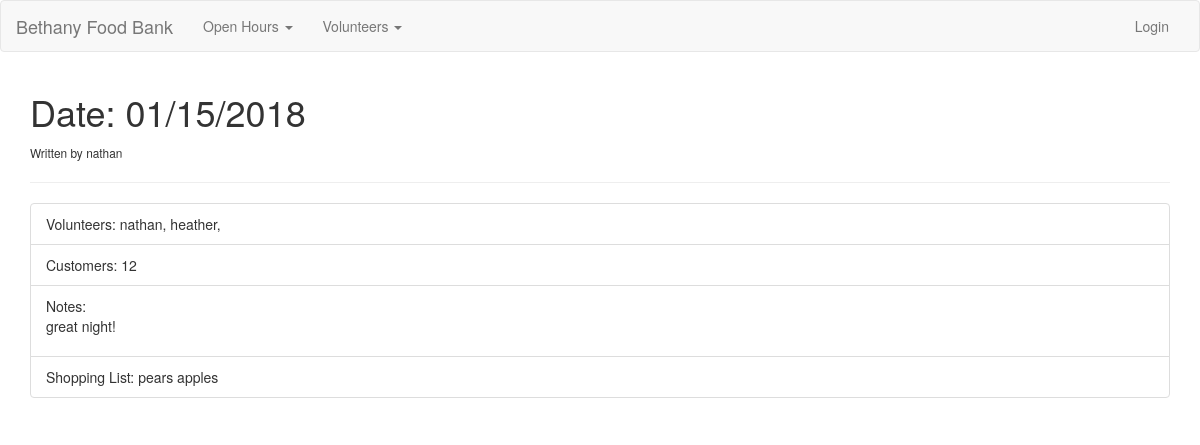
/openhours/1/notes, run on an earlier commit of the app's database.
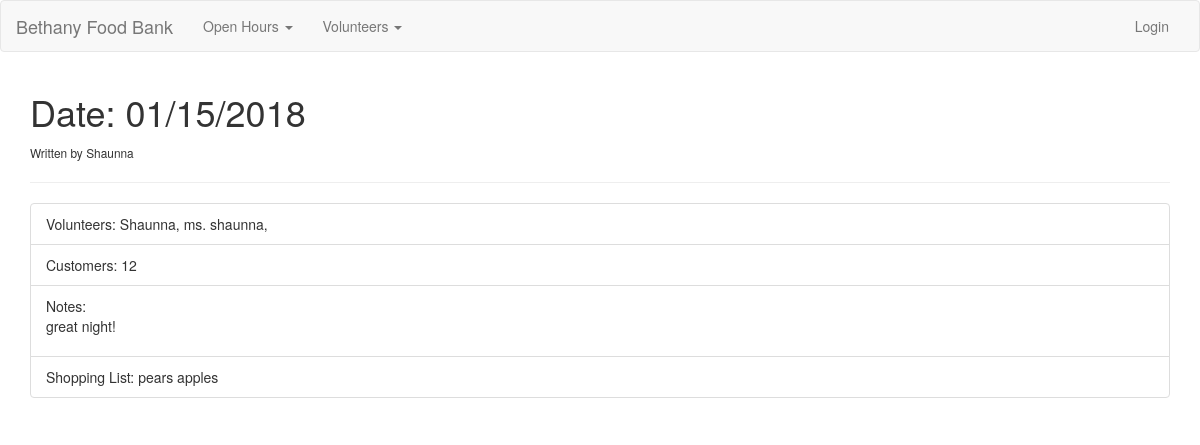
And on a later commit of the database.
### app/models.py (models this page shows, shortened)
class Volunteer(db.Model):
    id = db.Column(db.Integer(), primary_key=True)
    name = db.Column(db.String(100))
    role = db.Column(db.String(50))
    email = db.Column(db.String(255), unique=True, nullable=False)
    openhours = db.relationship('Openhour', secondary=openhour_volunteers, backref='ohvolunteers', lazy='subquery')
    openhour_shoppers = db.relationship('Openhour', secondary=openhour_shoppers, backref='ohshoppers', lazy='subquery')
    notes = db.relationship('Note', backref='openhour', lazy=True)

### app/openhours/views.py (the view)
@openhours_blueprint.route('/<string:id>/notes')
def notes(id):
    openhour = Openhour.query.get(id)
    notes = openhour.notes[0]
    author = Volunteer.query.get(notes.author)
    return render_template('notes.html', notes=notes, openhour=openhour, author=author)

### app/openhours/templates/notes.html
{% extends 'layout.html' %}
{% block body %}
  <h1>Date: {{ openhour.date.strftime('%m/%d/%Y') }}</h1>
  <small>Written by {{ author.name }}</small>
  <hr>
  <div class="">
    <ul class="list-group">
      <li class="list-group-item">Volunteers:
        {% for volunteer in openhour.volunteers %}
          <span>{{volunteer.name}}, </span>
        {% endfor %}
      </li>
      <li class="list-group-item">Customers: {{ notes.customers }}</li>
      <li class="list-group-item">Notes: {{ notes.body | safe }}</li>
      <li class="list-group-item">Shopping List: {{ notes.shopping | safe }}</li>
    </ul>
  </div>
{% endblock %}

What changed in the data, as far as the page shows it:
removed Volunteer: name "heather"
changed Volunteer: name "nathan" → "Shaunna"
added Volunteer: name "ms. shaunna"
